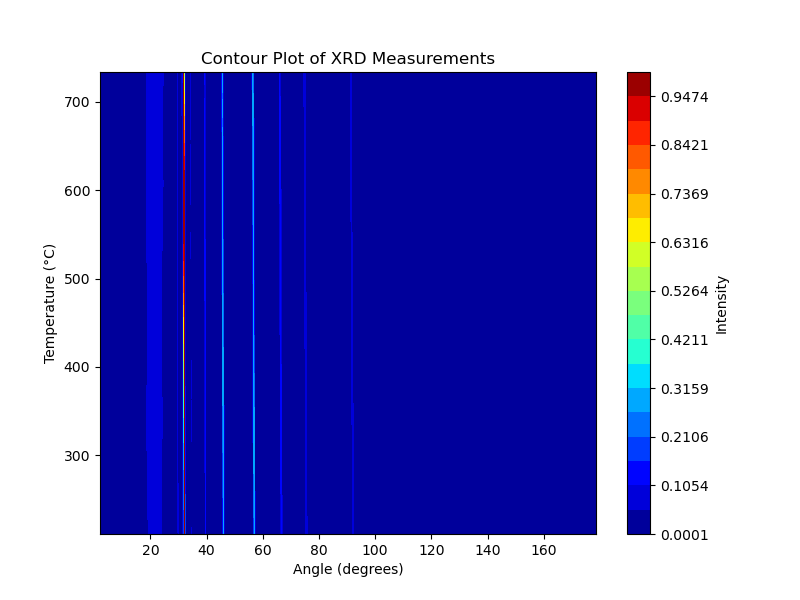

The Python source for this figure:

from matplotlib import pyplot as plt
import matplotlib.dates as mdates
import numpy as np

# measurments is a dictionary {}
def plotMeasurementsTemperature(measurements):
    # Extract angles and temperatures
    
    angles = np.array(measurements[0]["angles"])  # Assuming all measurements have the same angles
    temperatures = np.array([m["temperature"] for m in measurements])
    # Create a 2D grid of intensity values
    intensity_grid = np.array([m["intensities"] for m in measurements])
    # Create the contour plot
    plt.figure(figsize=(8, 6))
    X, Y = np.meshgrid(angles, temperatures)  # Create a grid of angles and temperatures
    plt.ylabel("Temperature (°C)")


    levels = np.linspace(np.min(intensity_grid), np.max(intensity_grid), 20)
    contour = plt.contourf(X, Y, intensity_grid, levels=levels, cmap="jet")  # Filled contour plot

    # Add a colorbar
    cbar = plt.colorbar(contour)
    cbar.set_label("Intensity")

    # Add labels and title
    plt.xlabel("Angle (degrees)")
    
    plt.title("Contour Plot of XRD Measurements")

    plt.savefig("plot.png")